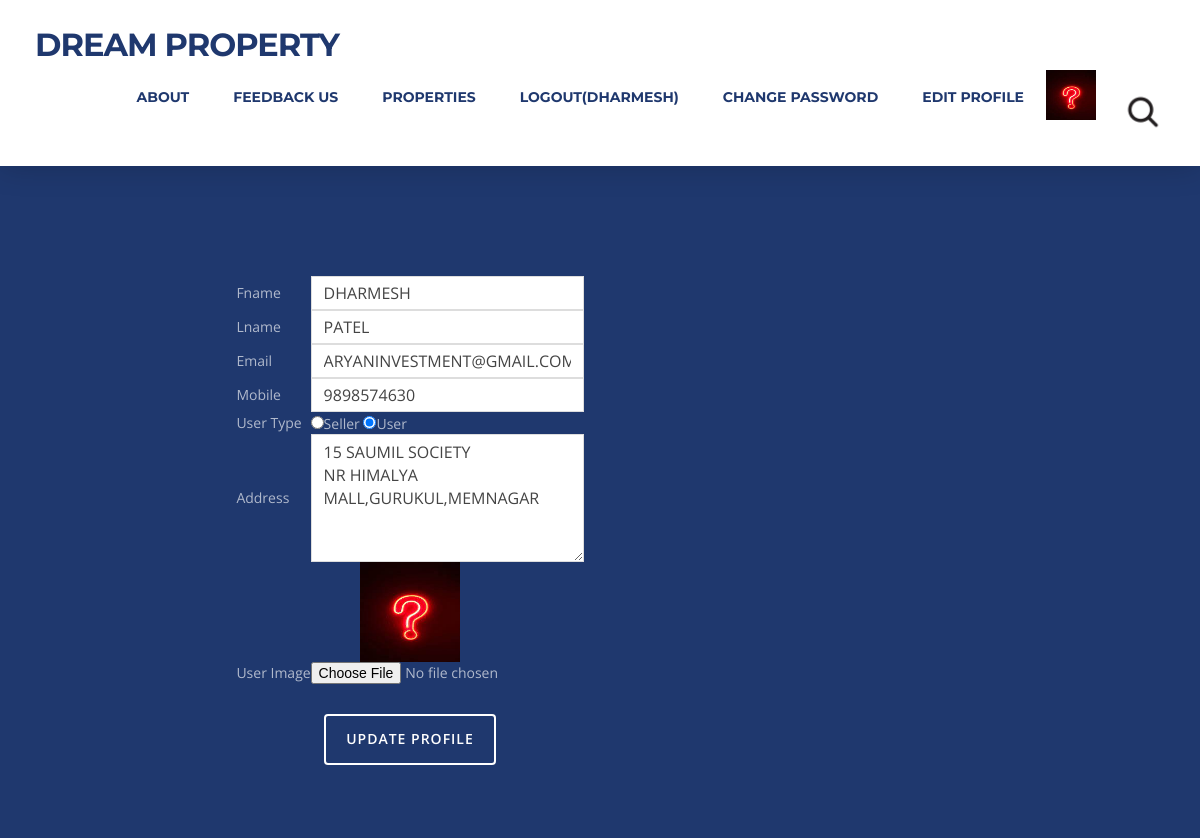
The page /profile/ (signed in) on the database its author committed.
### myapp/models.py (models this page shows, shortened)
class User(models.Model):
	fname=models.CharField(max_length=100)
	lname=models.CharField(max_length=100)
	email=models.CharField(max_length=100)
	mobile=models.IntegerField()
	password=models.CharField(max_length=100)
	cpassword=models.CharField(max_length=100)
	address=models.TextField()
	usertype=models.CharField(max_length=100)
	image=models.ImageField(upload_to="images/",null=True,blank=True)
	verfied=models.BooleanField(default=False)
	admin_status=models.BooleanField(default=False)

### myapp/views.py (the view)
# urls.py: path('profile/',views.profile,name='profile'),
def profile(request):
	user=User.objects.get(email=request.session['email'])
	if request.method=="POST":
		user.fname=request.POST['fname']
		user.lname=request.POST['lname']
		user.mobile=request.POST['mobile']
		user.address=request.POST['address']
		try:
			user.image=request.FILES['image']
		except:
			pass
		user.save()
		request.session['image']=user.image.url
		msg="Profile Updated Successfully"
		return render(request,'profile.html',{'user':user,'msg':msg})
	else:
		return render(request,'profile.html',{'user':user})

### myapp/templates/profile.html (shortened to what this page needs)
{% extends 'header.html' %}
{% load static %}
{% block content %}
<!DOCTYPE html>
<html lang="en">
<head>
</head>
<body id="page-top" data-spy="scroll" data-target=".navbar-fixed-top">
<div id="contact">
  <div class="container">
    <div class="col-md-8">
      <div class="row">
        <div class="section-title">
          <h2>Edit Profile</h2>
        </div>
        <form name="frm" method="post" action="{% url 'profile' %}" enctype="multipart/form-data">
          <div class="row">
            <div class="form-group" align="center">
              <table align="center">
                <tr>
                  <td>Fname</td>
                  <td><input type="text" id="name" class="form-control" name="fname" value="{{user.fname}}"></td>
                </tr>
            </div>
            <div class="col-md-6">
              <div class="form-group">
                  <tr>
                    <td>Lname</td>
                    <td><input type="text" id="name" class="form-control" name="lname" value="{{user.lname}}"></td>
                  </tr>
              </div>
            </div>
            <div class="col-md-6">
              <div class="form-group">
                  <tr>
                    <td>Email</td>
                    <td><input type="text" id="email" class="form-control" name="email" value="{{user.email}}" readonly="readonly"></td>
                  </tr>
              </div>
            </div>
            <div class="col-md-6">
              <div class="form-group">
                  <tr>
                    <td>Mobile</td>
                    <td><input type="text" id="mobile" class="form-control" name="mobile" value="{{user.mobile}}" required></td>
                  </tr>
              </div>
            </div>
            <div class="col-md-6">
              <div class="form-group">
                  <tr>
                    <td>User Type</td>
                    <td>
                      {% if user.usertype == "seller" %}
                        <input type="radio" name="usertype" value="seller" checked="checked">Seller
                        <input type="radio" name="usertype" value="user">User
                      {% elif user.usertype == "user" %}
                        <input type="radio" name="usertype" value="seller">Seller
                        <input type="radio" name="usertype" value="user" checked="checked">User
                      {% else %}
                        <input type="radio" name="usertype" value="seller">Seller
                        <input type="radio" name="usertype" value="user">User
                      {% endif %}
                    </td>
                  </tr>
              </div>
            </div>
            <div class="col-md-6">
              <div class="form-group">
                  <tr>
                    <td>Address</td>
                    <td><textarea rows="5" cols="22" id="name" name="address" class="form-control">{{user.address}}</textarea></td>
                  </tr>
              </div>
            </div>
            <div class="col-md-6">
              <div class="form-group">
              <tr>
                <td colspan="2" align="center">
                  <img src="{{user.image.url}}" width="100px" height="100px">
                </td>
              </tr>
              <tr>
                <td>User Image</td>
                <td><input type="file" name="image"></td>
              </tr>
              </div>
            </div>
        </div>
      </div>
      <button type="submit" class="btn btn-custom btn-lg">Update Profile</button>
      </div>
    </div>
</div>
</body>
</html>
{% endblock %}

### myapp/templates/header.html (shortened to what this page needs)
{% load static %}
<!DOCTYPE html>
<html lang="en">
<head>
<link rel="stylesheet" type="text/css"  href="{% static 'css/bootstrap.css' %}">
<link rel="stylesheet" type="text/css" href="{% static 'fonts/font-awesome/css/font-awesome.css' %}">
<link rel="stylesheet" type="text/css" href="{% static 'css/style.css' %}">
<link rel="stylesheet" type="text/css" href="{% static 'css/nivo-lightbox/nivo-lightbox.css' %}">
<link rel="stylesheet" type="text/css" href="{% static 'css/nivo-lightbox/default.css' %}">
</head>
<body id="page-top" data-spy="scroll" data-target=".navbar-fixed-top">
<nav id="menu" class="navbar navbar-default navbar-fixed-top">
  <div class="container">
    <div class="navbar-header">
      <a class="navbar-brand page-scroll" href="/">Dream Property</a>
    </div>
    <div class="collapse navbar-collapse" id="bs-example-navbar-collapse-1">
      <ul class="nav navbar-nav navbar-right">
        <li><a href="#about" class="page-scroll">About</a></li>
        <li><a href="{% url 'contact' %}">Feedback Us</a></li>
        {% if request.session.email %}
          <li><a href="{% url 'properties' %}" class="page-scroll">Properties</a></li>
          <li><a href="{% url 'logout' %}">Logout({{request.session.fname}})</a></li>
          <li><a href="{% url 'change_password' %}">Change Password</a></li>
          <li><a href="{% url 'profile' %}">Edit Profile</a></li>
          <li><img src="{{request.session.image}}" width="50px" height="50px"></li>
          <li><a href="{% url 'search' %}"><img src="{% static 'search.jpg' %}" height="50" width="50"></a></li>
        {% else %}
          <li><a href="{% url 'signup' %}">Sign Up</a></li>
          <li><a href="{% url 'login' %}">Login</a></li>
        {% endif %}
      </ul>
    </div>
  </div>
</nav>
{% block content %}
{% endblock %}
</body>
</html>

### myapp/static/css/style.css (style rules this page uses)
body, html { font-family: 'Open Sans', sans-serif; text-rendering: optimizeLegibility !important; -webkit-font-smoothing: antialiased !important; color: #666; font-weight: 400; width: 100% !important; height: 100% !important; }
h2 { font-family: 'Montserrat', sans-serif; margin: 0 0 20px 0; font-weight: 700; font-size: 32px; color: #333; }
a { color: #1f386e; font-weight: 400; }
ul, ol { list-style: none; }
ul, ol { padding: 0; webkit-padding: 0; moz-padding: 0; }
#menu { padding: 20px; transition: all 0.8s; }
#menu.navbar-default { background-color: #fff; border-color: rgba(231, 231, 231, 0); box-shadow: 0 0 30px rgba(0,0,0,0.2) }
#menu a.navbar-brand { font-family: 'Montserrat', sans-serif; font-size: 32px; font-weight: 700; color: #1f386e; text-transform: uppercase; letter-spacing: -1px; }
#menu.navbar-default .navbar-nav > li > a { font-family: 'Montserrat', sans-serif; text-transform: uppercase; color: #1f386e; font-size: 14px; font-weight: 700; padding: 8px 2px; border-radius: 0; margin: 9px 20px 0 20px; }
.section-title { margin-bottom: 70px; }
.section-title h2 { position: relative; margin-top: 10px; margin-bottom: 15px; padding-bottom: 15px; border-bottom: 1px solid rgba(0, 0, 0, 0.09); }
.section-title h2::after { position: absolute; content: ""; background-color: #e52f3c; height: 3px; width: 50px; bottom: -1px; left: 0; }
.btn-custom { text-transform: uppercase; color: #fff; background-color: #e52f3c; padding: 14px 20px; letter-spacing: 1px; margin: 0; font-size: 14px; font-weight: 600; border-radius: 4px; transition: all 0.3s; }
#contact { padding: 100px 0 60px 0; background: #1f386e; color: rgba(255,255,255,.65); }
#contact .section-title { margin-bottom: 40px; }
#contact h2 { color: #fff; margin-top: 10px; margin-bottom: 15px; padding-bottom: 15px; border-bottom: 1px solid rgba(255, 255, 255, 0.09); }
#contact form { padding-top: 20px; }
#contact .btn-custom { margin: 30px 0; background: transparent; border: 2px solid #fff; }
#contact .form-control { display: block; width: 100%; padding: 6px 12px; font-size: 16px; line-height: 1.42857143; color: #444; background-color: #fff; background-image: none; border: 1px solid #ddd; border-radius: 0; -webkit-box-shadow: none; box-shadow: none; -webkit-transition: none; -o-transition: none; transition: none; }

### rows shown on the page
User: session.fname "DHARMESH", fname "DHARMESH", lname "PATEL", email "ARYANINVESTMENT@GMAIL.COM", mobile "9898574630", address "15 SAUMIL SOCIETY NR HIMALYA MALL,GURUKUL,MEMNAGAR", image (picture)
